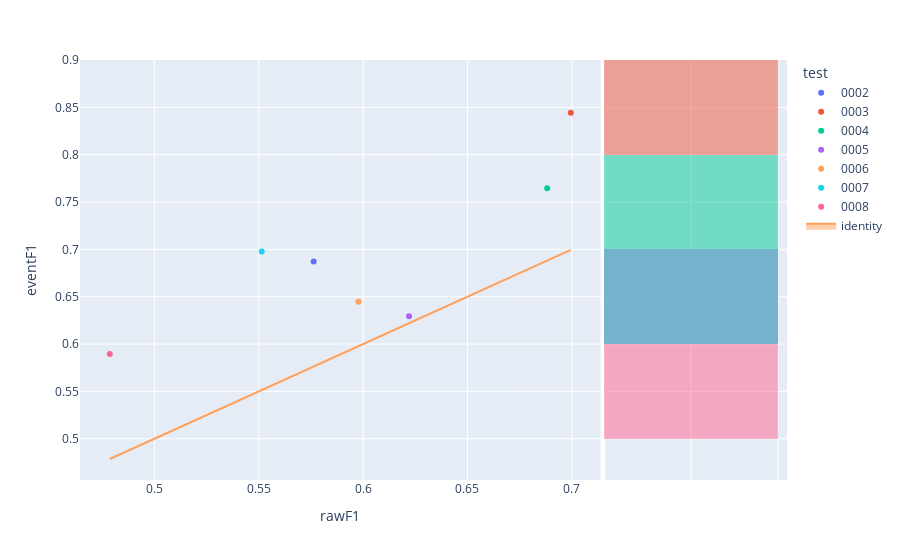

Source (notebook cell):
### Code cell
fig=px.scatter(experimentModels,x='rawF1',y='eventF1',color='test',hover_name='modelId', marginal_y="histogram")
fig.add_trace(
    go.Scatter(x=experimentModels['rawF1'], y=experimentModels['rawF1'], name="identity", mode='lines',fill="toself")
)
fig.show()

### Figure 1 — Plotly figure (JSON) as saved in the notebook; plotly's stock layout.template omitted (floating-point values rounded to 4 significant figures)
{"data": [{"hovertemplate": "<b>%{hovertext}</b><br><br>test=0002<br>rawF1=%{x}<br>eventF1=%{y}<extra></extra>", "hovertext": ["ca4abebe-7534-4387-9f7e-7e56aeb102df"], "legendgroup": "0002", "marker": {"color": "#636efa", "symbol": "circle"}, "mode": "markers", "name": "0002", "orientation": "v", "showlegend": true, "type": "scatter", "x": [0.5763], "xaxis": "x", "y": [0.6871], "yaxis": "y"}, {"alignmentgroup": "True", "bingroup": "y", "hovertemplate": "test=0002<br>eventF1=%{y}<br>count=%{x}<extra></extra>", "legendgroup": "0002", "marker": {"color": "#636efa"}, "name": "0002", "offsetgroup": "0002", "opacity": 0.5, "showlegend": false, "type": "histogram", "xaxis": "x2", "y": [0.6871], "yaxis": "y2"}, {"hovertemplate": "<b>%{hovertext}</b><br><br>test=0003<br>rawF1=%{x}<br>eventF1=%{y}<extra></extra>", "hovertext": ["ec345db7-d0e7-447a-a219-52693d52bf41"], "legendgroup": "0003", "marker": {"color": "#EF553B", "symbol": "circle"}, "mode": "markers", "name": "0003", "orientation": "v", "showlegend": true, "type": "scatter", "x": [0.6995], "xaxis": "x", "y": [0.8442], "yaxis": "y"}, {"alignmentgroup": "True", "bingroup": "y", "hovertemplate": "test=0003<br>eventF1=%{y}<br>count=%{x}<extra></extra>", "legendgroup": "0003", "marker": {"color": "#EF553B"}, "name": "0003", "offsetgroup": "0003", "opacity": 0.5, "showlegend": false, "type": "histogram", "xaxis": "x2", "y": [0.8442], "yaxis": "y2"}, {"hovertemplate": "<b>%{hovertext}</b><br><br>test=0004<br>rawF1=%{x}<br>eventF1=%{y}<extra></extra>", "hovertext": ["5efd55af-ba1f-4dd8-905e-9279a3c25d07"], "legendgroup": "0004", "marker": {"color": "#00cc96", "symbol": "circle"}, "mode": "markers", "name": "0004", "orientation": "v", "showlegend": true, "type": "scatter", "x": [0.6882], "xaxis": "x", "y": [0.7645], "yaxis": "y"}, {"alignmentgroup": "True", "bingroup": "y", "hovertemplate": "test=0004<br>eventF1=%{y}<br>count=%{x}<extra></extra>", "legendgroup": "0004", "marker": {"color": "#00cc96"}, "name": "0004", "offsetgroup": "0004", "opacity": 0.5, "showlegend": false, "type": "histogram", "xaxis": "x2", "y": [0.7645], "yaxis": "y2"}, {"hovertemplate": "<b>%{hovertext}</b><br><br>test=0005<br>rawF1=%{x}<br>eventF1=%{y}<extra></extra>", "hovertext": ["79b2270a-cfb8-4f96-987a-040fa3dc0386"], "legendgroup": "0005", "marker": {"color": "#ab63fa", "symbol": "circle"}, "mode": "markers", "name": "0005", "orientation": "v", "showlegend": true, "type": "scatter", "x": [0.622], "xaxis": "x", "y": [0.6294], "yaxis": "y"}, {"alignmentgroup": "True", "bingroup": "y", "hovertemplate": "test=0005<br>eventF1=%{y}<br>count=%{x}<extra></extra>", "legendgroup": "0005", "marker": {"color": "#ab63fa"}, "name": "0005", "offsetgroup": "0005", "opacity": 0.5, "showlegend": false, "type": "histogram", "xaxis": "x2", "y": [0.6294], "yaxis": "y2"}, {"hovertemplate": "<b>%{hovertext}</b><br><br>test=0006<br>rawF1=%{x}<br>eventF1=%{y}<extra></extra>", "hovertext": ["b1cb5f16-0c62-4dd7-b5d9-16fae63b28c5"], "legendgroup": "0006", "marker": {"color": "#FFA15A", "symbol": "circle"}, "mode": "markers", "name": "0006", "orientation": "v", "showlegend": true, "type": "scatter", "x": [0.5978], "xaxis": "x", "y": [0.6448], "yaxis": "y"}, {"alignmentgroup": "True", "bingroup": "y", "hovertemplate": "test=0006<br>eventF1=%{y}<br>count=%{x}<extra></extra>", "legendgroup": "0006", "marker": {"color": "#FFA15A"}, "name": "0006", "offsetgroup": "0006", "opacity": 0.5, "showlegend": false, "type": "histogram", "xaxis": "x2", "y": [0.6448], "yaxis": "y2"}, {"hovertemplate": "<b>%{hovertext}</b><br><br>test=0007<br>rawF1=%{x}<br>eventF1=%{y}<extra></extra>", "hovertext": ["28b0a080-fdd1-4b49-97d4-f98a8671c508"], "legendgroup": "0007", "marker": {"color": "#19d3f3", "symbol": "circle"}, "mode": "markers", "name": "0007", "orientation": "v", "showlegend": true, "type": "scatter", "x": [0.5514], "xaxis": "x", "y": [0.6977], "yaxis": "y"}, {"alignmentgroup": "True", "bingroup": "y", "hovertemplate": "test=0007<br>eventF1=%{y}<br>count=%{x}<extra></extra>", "legendgroup": "0007", "marker": {"color": "#19d3f3"}, "name": "0007", "offsetgroup": "0007", "opacity": 0.5, "showlegend": false, "type": "histogram", "xaxis": "x2", "y": [0.6977], "yaxis": "y2"}, {"hovertemplate": "<b>%{hovertext}</b><br><br>test=0008<br>rawF1=%{x}<br>eventF1=%{y}<extra></extra>", "hovertext": ["acc1aab9-4594-40ce-8d0c-f2111f7a6c69"], "legendgroup": "0008", "marker": {"color": "#FF6692", "symbol": "circle"}, "mode": "markers", "name": "0008", "orientation": "v", "showlegend": true, "type": "scatter", "x": [0.4786], "xaxis": "x", "y": [0.5895], "yaxis": "y"}, {"alignmentgroup": "True", "bingroup": "y", "hovertemplate": "test=0008<br>eventF1=%{y}<br>count=%{x}<extra></extra>", "legendgroup": "0008", "marker": {"color": "#FF6692"}, "name": "0008", "offsetgroup": "0008", "opacity": 0.5, "showlegend": false, "type": "histogram", "xaxis": "x2", "y": [0.5895], "yaxis": "y2"}, {"fill": "toself", "mode": "lines", "name": "identity", "type": "scatter", "x": [0.5763, 0.6995, 0.6882, 0.622, 0.5978, 0.5514, 0.4786], "y": [0.5763, 0.6995, 0.6882, 0.622, 0.5978, 0.5514, 0.4786]}], "layout": {"barmode": "overlay", "legend": {"title": {"text": "test"}, "tracegroupgap": 0}, "margin": {"t": 60}, "xaxis": {"anchor": "y", "domain": [0, 0.7363], "title": {"text": "rawF1"}}, "xaxis2": {"anchor": "y2", "domain": [0.7413, 1], "matches": "x2", "showgrid": true, "showline": false, "showticklabels": false, "ticks": ""}, "yaxis": {"anchor": "x", "domain": [0, 1], "title": {"text": "eventF1"}}, "yaxis2": {"anchor": "x2", "domain": [0, 1], "matches": "y", "showgrid": true, "showticklabels": false}}}
